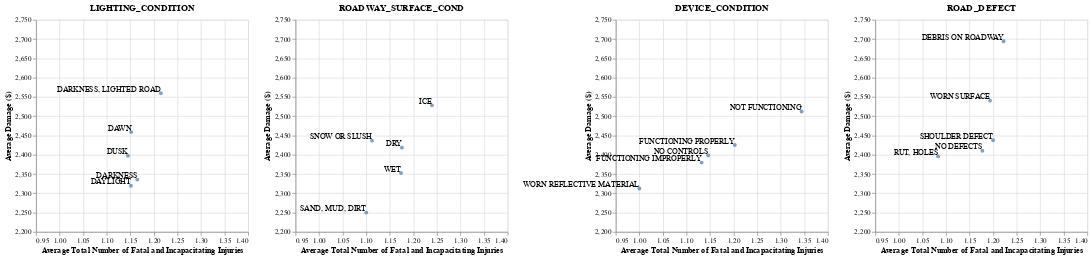

Notebook cell for this chart:
### Code cell
# Filter to only accident that results in fatal and incapacitating

df2_fatal = df_damage_val[((df_damage_val.INJURIES_FATAL > 0)  | (df_damage_val.INJURIES_INCAPACITATING > 0))]

df2_fatal.loc[:,'INJURIES_TOTAL'] = df2_fatal.INJURIES_FATAL + df2_fatal.INJURIES_INCAPACITATING

# Environment condition of interest
cond = ['LIGHTING_CONDITION', 'ROADWAY_SURFACE_COND', 'DEVICE_CONDITION', 'ROAD_DEFECT']

# Create summary dataframe to identify average damage (monetary value) and total number of fatal and incapacitating injuries
summary = pd.DataFrame()

for c in cond:

    col = ['DAMAGE', 'INJURIES_TOTAL', c]
    sub_df2 = df2_fatal[col]
    temp = sub_df2.groupby(c)[['DAMAGE', 'INJURIES_TOTAL']].mean()
    temp.reset_index(inplace=True)
    # print(temp)
    temp = temp.rename(columns = {c: 'VALUE'})
    temp['CONDITION'] = c

    summary = pd.concat([summary, temp])

# Drop UNKNOWN as it is not informative to the analysis and remove OTHER to focus more on relevant data points
summary = summary[summary.VALUE != 'UNKNOWN']
summary = summary[summary.VALUE != 'OTHER']

# Set axis range
x_min = min(summary.INJURIES_TOTAL)-0.05
x_max = max(summary.INJURIES_TOTAL)+0.05
y_min = min(summary.DAMAGE)-10
y_max = max(summary.DAMAGE)+10

# Scatter plot
scatter_plot = alt.Chart(summary).mark_circle().encode(
    x=alt.X('INJURIES_TOTAL:Q', scale=alt.Scale(type='linear', nice=True, domain=[x_min, x_max]), title='Average Total Number of Fatal and Incapacitating Injuries'),
    y=alt.Y('DAMAGE:Q', scale=alt.Scale(type='linear', nice=True, domain=[y_min, y_max]), title='Average Damage ($)'),

)

facet_chart = alt.hconcat()

for condition in summary['CONDITION'].unique():
    condition_chart = scatter_plot.transform_filter(alt.datum['CONDITION'] == condition)
    condition_chart = condition_chart.properties(
    title= condition)

    filtered_data = summary[summary['CONDITION'] == condition]

    # Create text labels
    text = condition_chart.mark_text(
        align='right',
        baseline='bottom',
    ).encode(
        text='VALUE:N'
    )

    facet_chart |= condition_chart + text



facet_chart

### Figure 1 — Vega-Lite specification as saved in the notebook (floating-point values rounded to 4 significant figures)
{"config": {"view": {"continuousWidth": 300, "continuousHeight": 300}}, "hconcat": [{"layer": [{"mark": {"type": "circle"}, "encoding": {"x": {"field": "INJURIES_TOTAL", "scale": {"domain": [0.95, 1.394], "nice": true, "type": "linear"}, "title": "Average Total Number of Fatal and Incapacitating Injuries", "type": "quantitative"}, "y": {"field": "DAMAGE", "scale": {"domain": [2240.0, 2704.0], "nice": true, "type": "linear"}, "title": "Average Damage ($)", "type": "quantitative"}}, "title": "LIGHTING_CONDITION", "transform": [{"filter": "(datum['CONDITION'] === 'LIGHTING_CONDITION')"}]}, {"mark": {"type": "text", "align": "right", "baseline": "bottom"}, "encoding": {"text": {"field": "VALUE", "type": "nominal"}, "x": {"field": "INJURIES_TOTAL", "scale": {"domain": [0.95, 1.394], "nice": true, "type": "linear"}, "title": "Average Total Number of Fatal and Incapacitating Injuries", "type": "quantitative"}, "y": {"field": "DAMAGE", "scale": {"domain": [2240.0, 2704.0], "nice": true, "type": "linear"}, "title": "Average Damage ($)", "type": "quantitative"}}, "title": "LIGHTING_CONDITION", "transform": [{"filter": "(datum['CONDITION'] === 'LIGHTING_CONDITION')"}]}]}, {"layer": [{"mark": {"type": "circle"}, "encoding": {"x": {"field": "INJURIES_TOTAL", "scale": {"domain": [0.95, 1.394], "nice": true, "type": "linear"}, "title": "Average Total Number of Fatal and Incapacitating Injuries", "type": "quantitative"}, "y": {"field": "DAMAGE", "scale": {"domain": [2240.0, 2704.0], "nice": true, "type": "linear"}, "title": "Average Damage ($)", "type": "quantitative"}}, "title": "ROADWAY_SURFACE_COND", "transform": [{"filter": "(datum['CONDITION'] === 'ROADWAY_SURFACE_COND')"}]}, {"mark": {"type": "text", "align": "right", "baseline": "bottom"}, "encoding": {"text": {"field": "VALUE", "type": "nominal"}, "x": {"field": "INJURIES_TOTAL", "scale": {"domain": [0.95, 1.394], "nice": true, "type": "linear"}, "title": "Average Total Number of Fatal and Incapacitating Injuries", "type": "quantitative"}, "y": {"field": "DAMAGE", "scale": {"domain": [2240.0, 2704.0], "nice": true, "type": "linear"}, "title": "Average Damage ($)", "type": "quantitative"}}, "title": "ROADWAY_SURFACE_COND", "transform": [{"filter": "(datum['CONDITION'] === 'ROADWAY_SURFACE_COND')"}]}]}, {"layer": [{"mark": {"type": "circle"}, "encoding": {"x": {"field": "INJURIES_TOTAL", "scale": {"domain": [0.95, 1.394], "nice": true, "type": "linear"}, "title": "Average Total Number of Fatal and Incapacitating Injuries", "type": "quantitative"}, "y": {"field": "DAMAGE", "scale": {"domain": [2240.0, 2704.0], "nice": true, "type": "linear"}, "title": "Average Damage ($)", "type": "quantitative"}}, "title": "DEVICE_CONDITION", "transform": [{"filter": "(datum['CONDITION'] === 'DEVICE_CONDITION')"}]}, {"mark": {"type": "text", "align": "right", "baseline": "bottom"}, "encoding": {"text": {"field": "VALUE", "type": "nominal"}, "x": {"field": "INJURIES_TOTAL", "scale": {"domain": [0.95, 1.394], "nice": true, "type": "linear"}, "title": "Average Total Number of Fatal and Incapacitating Injuries", "type": "quantitative"}, "y": {"field": "DAMAGE", "scale": {"domain": [2240.0, 2704.0], "nice": true, "type": "linear"}, "title": "Average Damage ($)", "type": "quantitative"}}, "title": "DEVICE_CONDITION", "transform": [{"filter": "(datum['CONDITION'] === 'DEVICE_CONDITION')"}]}]}, {"layer": [{"mark": {"type": "circle"}, "encoding": {"x": {"field": "INJURIES_TOTAL", "scale": {"domain": [0.95, 1.394], "nice": true, "type": "linear"}, "title": "Average Total Number of Fatal and Incapacitating Injuries", "type": "quantitative"}, "y": {"field": "DAMAGE", "scale": {"domain": [2240.0, 2704.0], "nice": true, "type": "linear"}, "title": "Average Damage ($)", "type": "quantitative"}}, "title": "ROAD_DEFECT", "transform": [{"filter": "(datum['CONDITION'] === 'ROAD_DEFECT')"}]}, {"mark": {"type": "text", "align": "right", "baseline": "bottom"}, "encoding": {"text": {"field": "VALUE", "type": "nominal"}, "x": {"field": "INJURIES_TOTAL", "scale": {"domain": [0.95, 1.394], "nice": true, "type": "linear"}, "title": "Average Total Number of Fatal and Incapacitating Injuries", "type": "quantitative"}, "y": {"field": "DAMAGE", "scale": {"domain": [2240.0, 2704.0], "nice": true, "type": "linear"}, "title": "Average Damage ($)", "type": "quantitative"}}, "title": "ROAD_DEFECT", "transform": [{"filter": "(datum['CONDITION'] === 'ROAD_DEFECT')"}]}]}], "data": {"name": "data-c0549e132421f5ec200ae4247db18907"}, "$schema": "https://vega.github.io/schema/vega-lite/v5.14.1.json", "datasets": {"data-c0549e132421f5ec200ae4247db18907": [{"VALUE": "DARKNESS", "DAMAGE": 2336.0, "INJURIES_TOTAL": 1.165, "CONDITION": "LIGHTING_CONDITION"}, {"VALUE": "DARKNESS, LIGHTED ROAD", "DAMAGE": 2560.0, "INJURIES_TOTAL": 1.215, "CONDITION": "LIGHTING_CONDITION"}, {"VALUE": "DAWN", "DAMAGE": 2459.0, "INJURIES_TOTAL": 1.152, "CONDITION": "LIGHTING_CONDITION"}, {"VALUE": "DAYLIGHT", "DAMAGE": 2320.0, "INJURIES_TOTAL": 1.151, "CONDITION": "LIGHTING_CONDITION"}, {"VALUE": "DUSK", "DAMAGE": 2397.0, "INJURIES_TOTAL": 1.145, "CONDITION": "LIGHTING_CONDITION"}, {"VALUE": "DRY", "DAMAGE": 2418.0, "INJURIES_TOTAL": 1.176, "CONDITION": "ROADWAY_SURFACE_COND"}, {"VALUE": "ICE", "DAMAGE": 2528.0, "INJURIES_TOTAL": 1.239, "CONDITION": "ROADWAY_SURFACE_COND"}, {"VALUE": "SAND, MUD, DIRT", "DAMAGE": 2250.0, "INJURIES_TOTAL": 1.1, "CONDITION": "ROADWAY_SURFACE_COND"}, {"VALUE": "SNOW OR SLUSH", "DAMAGE": 2437.0, "INJURIES_TOTAL": 1.112, "CONDITION": "ROADWAY_SURFACE_COND"}, {"VALUE": "WET", "DAMAGE": 2353.0, "INJURIES_TOTAL": 1.174, "CONDITION": "ROADWAY_SURFACE_COND"}, {"VALUE": "FUNCTIONING IMPROPERLY", "DAMAGE": 2380.0, "INJURIES_TOTAL": 1.132, "CONDITION": "DEVICE_CONDITION"}, {"VALUE": "FUNCTIONING PROPERLY", "DAMAGE": 2425.0, "INJURIES_TOTAL": 1.203, "CONDITION": "DEVICE_CONDITION"}, {"VALUE": "NO CONTROLS", "DAMAGE": 2398.0, "INJURIES_TOTAL": 1.146, "CONDITION": "DEVICE_CONDITION"}, {"VALUE": "NOT FUNCTIONING", "DAMAGE": 2512.0, "INJURIES_TOTAL": 1.344, "CONDITION": "DEVICE_CONDITION"}, {"VALUE": "WORN REFLECTIVE MATERIAL", "DAMAGE": 2312.0, "INJURIES_TOTAL": 1.0, "CONDITION": "DEVICE_CONDITION"}, {"VALUE": "DEBRIS ON ROADWAY", "DAMAGE": 2694.0, "INJURIES_TOTAL": 1.222, "CONDITION": "ROAD_DEFECT"}, {"VALUE": "NO DEFECTS", "DAMAGE": 2411.0, "INJURIES_TOTAL": 1.177, "CONDITION": "ROAD_DEFECT"}, {"VALUE": "RUT, HOLES", "DAMAGE": 2396.0, "INJURIES_TOTAL": 1.083, "CONDITION": "ROAD_DEFECT"}, {"VALUE": "SHOULDER DEFECT", "DAMAGE": 2438.0, "INJURIES_TOTAL": 1.2, "CONDITION": "ROAD_DEFECT"}, {"VALUE": "WORN SURFACE", "DAMAGE": 2540.0, "INJURIES_TOTAL": 1.194, "CONDITION": "ROAD_DEFECT"}]}}
